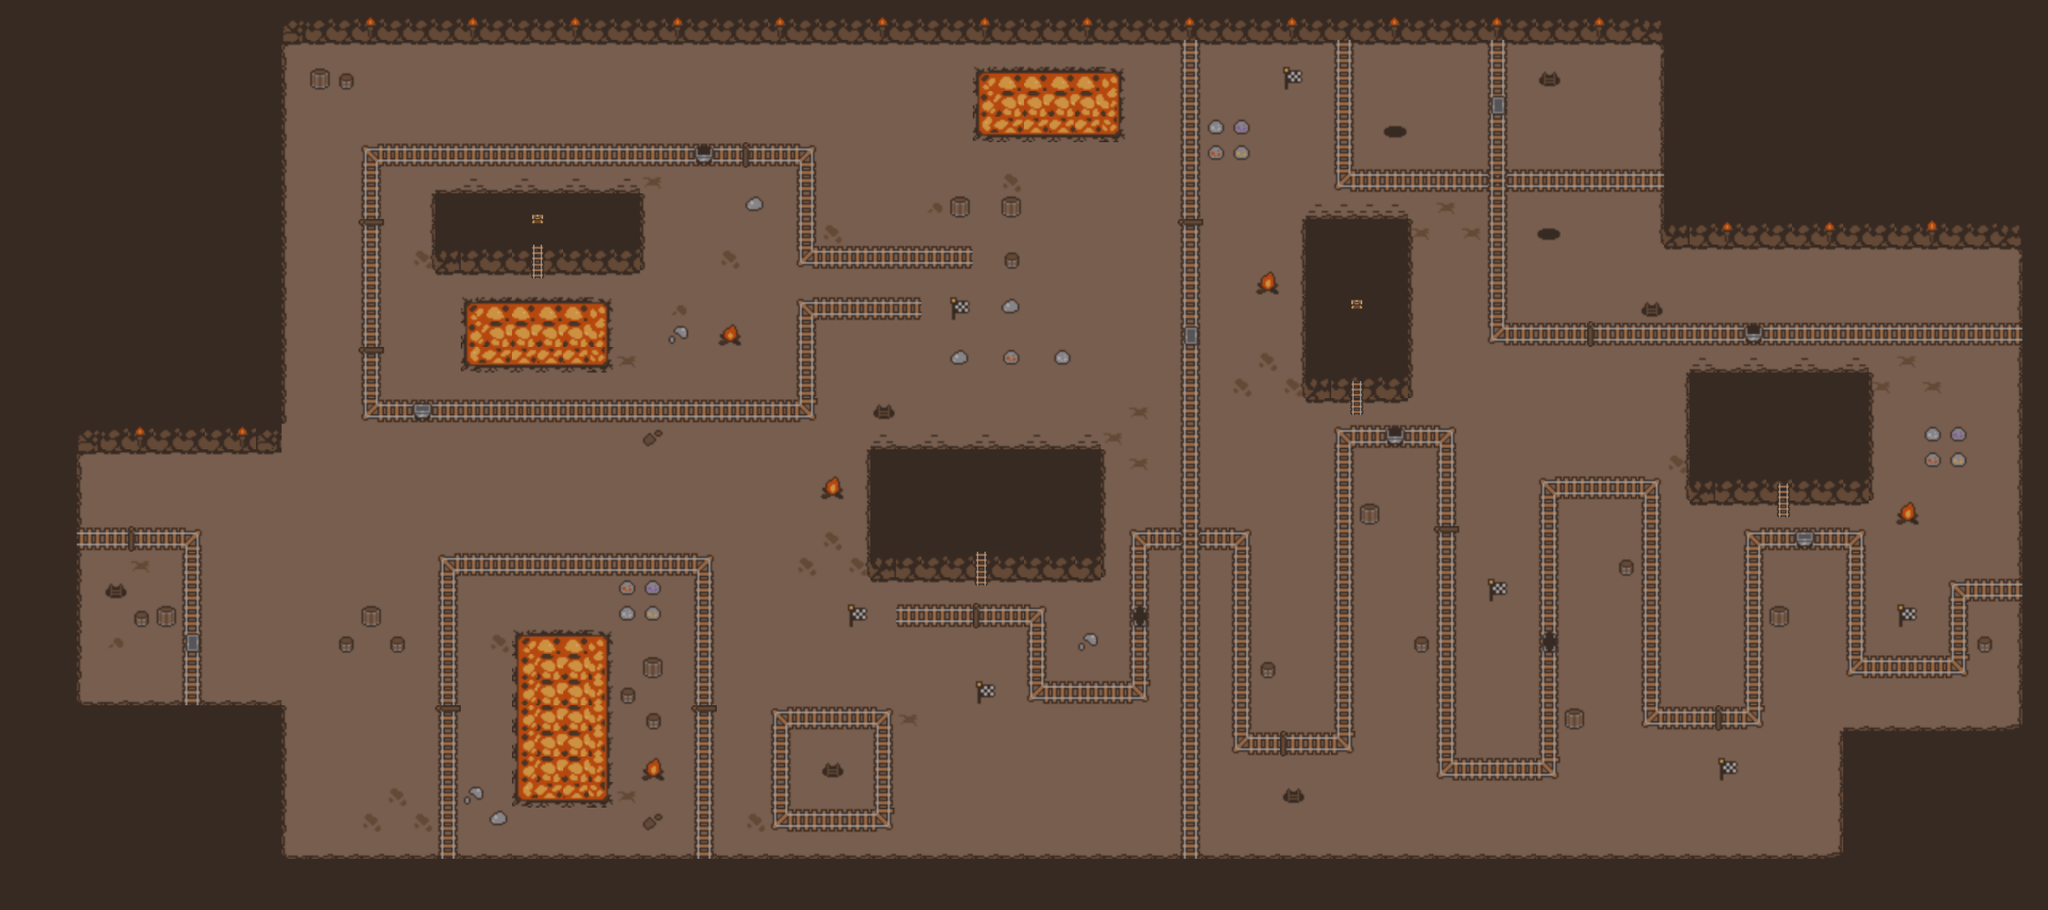

Tiled map render using the project's own tile images. Description and the map definition, with tile-layer contents summarised, below:
An orthogonal 180x80 tile map with 16x16 px tiles, 1 tile layer (BaseLayer), 3 tilesets and 110 objects (Boat, Fly).

<map version="1.10" tiledversion="1.11.0" orientation="orthogonal" renderorder="right-down" width="180" height="80" tilewidth="16" tileheight="16" infinite="0" nextlayerid="12" nextobjectid="177">
 <tileset firstgid="1" source="gold1.tsx" />
 <tileset firstgid="20161" source="ores.tsx" />
 <tileset firstgid="20173" source="GoldOre.tsx" />
 <layer id="1" name="BaseLayer" width="180" height="80">
  <data>[14400 cells, 14400 non-empty, 14400 distinct tile ids]</data>
 </layer>
 <objectgroup id="5" name="Collision">
  <object id="56" x="0" y="-302.667" width="400" height="941.333" />
  <object id="57" x="398" y="-304" width="2482" height="358" />
  <object id="58" x="2334" y="52" width="548" height="302" />
  <object id="60" x="2836" y="352" width="50" height="1122" />
  <object id="61" x="1" y="639" width="110" height="834" />
  <object id="62" x="105" y="987" width="297" height="488" />
  <object id="63" x="400" y="1208" width="2442" height="268" />
  <object id="65" x="992" y="1820" />
  <object id="66" x="720" y="886" width="142" height="250" />
  <object id="69" x="1220.5" y="785" width="150.5" height="31" />
  <object id="70" x="1388.5" y="786" width="163.5" height="33.5" />
  <object id="71" x="1221" y="623.5" width="328" height="8" />
  <object id="72" x="1548.5" y="625" width="5" height="160.5" />
  <object id="73" x="1217" y="624" width="5.5" height="162" />
  <object id="75" x="1366.5" y="94" width="216" height="108" />
  <object id="76" x="1831.5" y="303" width="153" height="5" />
  <object id="77" x="1982" y="302" width="4.5" height="228.5" />
  <object id="78" x="1829.5" y="306" width="5.5" height="224" />
  <object id="79" x="1829.5" y="529" width="69" height="38.5" />
  <object id="80" x="1917" y="529.5" width="68" height="36.5" />
  <object id="81" x="1947" y="601" width="28.5" height="23.5" />
  <object id="82" x="1911" y="708" width="29" height="30" />
  <object id="83" x="1988" y="894" width="22.5" height="24" />
  <object id="84" x="1772" y="930" width="23" height="25" />
  <object id="85" x="1803.5" y="1108" width="31" height="23" />
  <object id="86" x="2091" y="814" width="29.5" height="33" />
  <object id="87" x="2200.5" y="995" width="27.5" height="31" />
  <object id="88" x="2167.5" y="888.5" width="22.5" height="30.5" />
  <object id="89" x="2277" y="786.5" width="20.5" height="25" />
  <object id="90" x="2162" y="320.5" width="34" height="18.5" />
  <object id="91" x="1943.5" y="176" width="35.5" height="18.5" />
  <object id="92" x="2096.5" y="136" width="21" height="26" />
  <object id="93" x="2165" y="100" width="28" height="22.5" />
  <object id="94" x="1801" y="92" width="31" height="35" />
  <object id="95" x="1698.5" y="167" width="24.5" height="23.5" />
  <object id="96" x="1734.5" y="166.5" width="25" height="23.5" />
  <object id="97" x="1765" y="381.5" width="35" height="35" />
  <object id="98" x="1698.25" y="203" width="24" height="23" />
  <object id="100" x="1733.5" y="203.25" width="25" height="22.5" />
  <object id="101" x="1335.75" y="276.5" width="29.75" height="31" />
  <object id="102" x="1407.75" y="276.25" width="29.5" height="30.5" />
  <object id="103" x="1412" y="353.5" width="22.5" height="26" />
  <object id="104" x="1334.25" y="416.5" width="32.25" height="34.25" />
  <object id="105" x="1408.25" y="417.5" width="26.5" height="25.75" />
  <object id="106" x="1335.25" y="490" width="27.5" height="24.5" />
  <object id="107" x="1409.5" y="490.5" width="26" height="22.5" />
  <object id="108" x="1481.25" y="490.75" width="25.25" height="22" />
  <object id="109" x="1226" y="567.25" width="34.5" height="24.25" />
  <object id="110" x="1152.75" y="670.25" width="36.75" height="33.5" />
  <object id="111" x="1189.75" y="848.25" width="32.5" height="35.25" />
  <object id="112" x="1368.5" y="956.75" width="33.25" height="34.25" />
  <object id="113" x="1155" y="1071.75" width="33.25" height="23.5" />
  <object id="114" x="975.5" y="206" width="28.25" height="23.75" />
  <object id="115" x="1048.5" y="275" width="26" height="23.75" />
  <object id="116" x="1009.75" y="456" width="34" height="31.25" />
  <object id="117" x="937.25" y="457" width="33.75" height="27.5" />
  <object id="118" x="648.25" y="418" width="214.75" height="106.5" />
  <object id="119" x="607.75" y="353.5" width="139.5" height="32" />
  <object id="120" x="766" y="353.75" width="136" height="31.75" />
  <object id="121" x="605.5" y="269" width="6.5" height="87" />
  <object id="122" x="611.5" y="265.5" width="293.25" height="5.5" />
  <object id="123" x="901" y="266.5" width="5.5" height="110.75" />
  <object id="124" x="435" y="96" width="30.75" height="31.75" />
  <object id="125" x="475.75" y="103" width="23.25" height="23.5" />
  <object id="126" x="580" y="567" width="28.25" height="24.75" />
  <object id="127" x="475.25" y="894" width="23.5" height="24.25" />
  <object id="128" x="549" y="894.25" width="21" height="23.25" />
  <object id="129" x="507.25" y="851.25" width="29.5" height="31" />
  <object id="130" x="652.5" y="1106.5" width="27.25" height="26.25" />
  <object id="131" x="689" y="1138.5" width="25.5" height="24" />
  <object id="132" x="899.5" y="1065.5" width="37.75" height="35" />
  <object id="133" x="907.5" y="1001.75" width="23.25" height="25.75" />
  <object id="134" x="871.5" y="966.5" width="23.75" height="23.25" />
  <object id="135" x="903.5" y="923.75" width="29.75" height="30.5" />
  <object id="136" x="869.5" y="816.25" width="25" height="21" />
  <object id="137" x="906.75" y="816.75" width="24" height="20.5" />
  <object id="138" x="869.25" y="849" width="26.25" height="25" />
  <object id="139" x="905.5" y="851" width="26.25" height="22.5" />
  <object id="141" x="2586" y="1023.33" width="252.667" height="192" />
  <object id="142" x="2374" y="516.667" width="257.333" height="6.66667" />
  <object id="143" x="2631.33" y="522" width="5.33333" height="182.667" />
  <object id="144" x="2370" y="521.333" width="3.33333" height="183.333" />
  <object id="145" x="2374" y="676.667" width="123.333" height="32.6667" />
  <object id="146" x="2517.33" y="676" width="117.333" height="31.3333" />
  <object id="147" x="2665" y="705" width="35" height="34.3333" />
  <object id="148" x="2664.67" y="847.667" width="32.3333" height="36.3333" />
  <object id="149" x="2780" y="896" width="22.3333" height="21" />
  <object id="150" x="2705.67" y="598.667" width="24" height="23.6667" />
  <object id="151" x="2742.67" y="598.333" width="23.3333" height="23.6667" />
  <object id="152" x="2742.33" y="635.667" width="24.6667" height="22.6667" />
  <object id="153" x="2707.33" y="636.333" width="22.3333" height="22.3333" />
  <object id="154" x="2522.67" y="746.667" width="30.6667" height="23" />
  <object id="155" x="2486" y="850.667" width="31.3333" height="31.3333" />
  <object id="156" x="2413.33" y="1064" width="35" height="35.6667" />
  <object id="157" x="2450" y="453.667" width="31.6667" height="29" />
  <object id="158" x="2306" y="422.333" width="34" height="23.3333" />
  <object id="159" x="1662.67" y="456.667" width="26.3333" height="29.6667" />
  <object id="160" x="1586" y="851" width="30" height="34" />
  </objectgroup>
 <objectgroup id="8" name="GoldOre">
  <properties>
   <property name="3" type="int" value="0" />
  </properties>
  <!-- 3 objects omitted --></objectgroup>
 <objectgroup id="7" name="Boat">
  <!-- 1 objects omitted --></objectgroup>
 <objectgroup id="9" name="Objects">
  <properties>
   <property name="index" type="int" value="1" />
   <property name="npcFunction" value="questpro" />
   <property name="targetScene" value="BattleScene" />
   <property name="type" value="monster" />
  </properties>
  <!-- 2 objects omitted --></objectgroup>
 <objectgroup id="10" name="Boxs" />
 <objectgroup id="6" name="TransportPoint">
  <!-- 1 objects omitted --></objectgroup>
 <objectgroup id="11" name="Apple" />
</map>
<!-- 12 of 110 objects omitted -->
